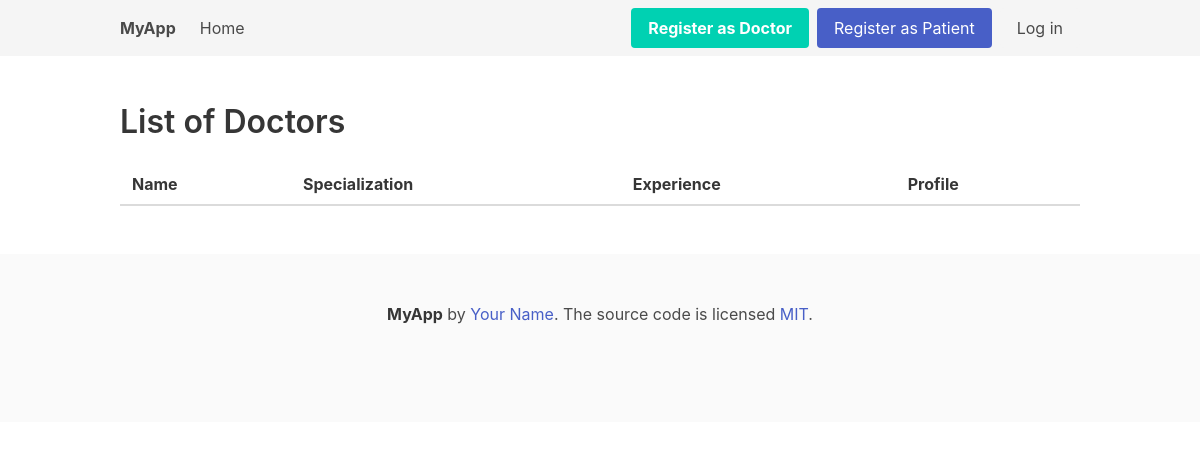
Before: / with the older database file.
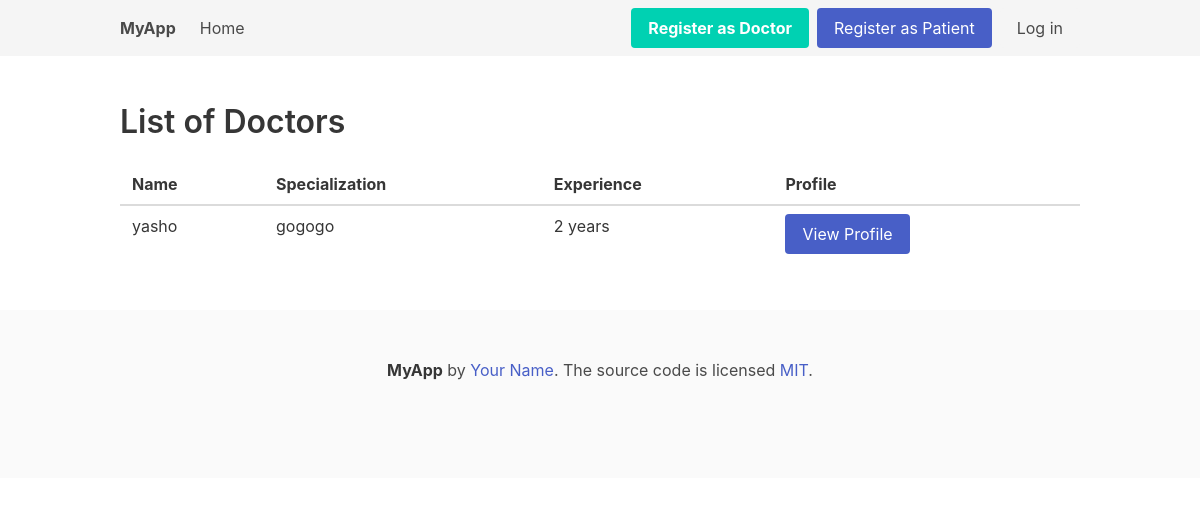
After: the same page with the newer database file.
### myapp/models.py (models this page shows)
class Doctor(models.Model):
    user = models.OneToOneField(User, on_delete=models.CASCADE)
    specialization = models.CharField(max_length=100)
    experience = models.IntegerField()

class User(AbstractUser):
    USER_TYPE_CHOICES = (
        ('doctor', 'Doctor'),
        ('patient', 'Patient'),
    )
    user_type = models.CharField(max_length=10, choices=USER_TYPE_CHOICES)

### myapp/views.py (the view)
# urls.py: path('', views.doctor_list, name='doctor_list'),
def doctor_list(request):
    doctors = Doctor.objects.all()
    return render(request, 'myapp/doctor_list.html', {'doctors': doctors})

### myapp/templates/myapp/doctor_list.html (shortened to what this page needs)
{% extends "myapp/base.html" %}
{% block content %}
<div class="container">
    <h2 class="title">List of Doctors</h2>
    <table class="table is-fullwidth is-striped">
        <thead>
            <tr>
                <th>Name</th>
                <th>Specialization</th>
                <th>Experience</th>
                <th>Profile</th>
            </tr>
        </thead>
        <tbody>
            {% for doctor in doctors %}
            <tr>
                <td>{{ doctor.user.username }}</td>
                <td>{{ doctor.specialization }}</td>
                <td>{{ doctor.experience }} years</td>
                <td><a class="button is-link" href="{% url 'doctor_detail' doctor.user.id %}">View Profile</a></td>
            </tr>
            {% endfor %}
        </tbody>
    </table>
</div>
{% endblock %}

### myapp/templates/myapp/base.html (shortened to what this page needs)
<!DOCTYPE html>
<html lang="en">
<head>
    <link rel="stylesheet" href="https://cdn.jsdelivr.net/npm/bulma@0.9.3/css/bulma.min.css">
</head>
<body>
    <nav class="navbar is-light">
        <div class="container">
            <div class="navbar-brand">
                <a class="navbar-item" href="{% url 'doctor_list' %}">
                    <strong>MyApp</strong>
                </a>
            </div>
            <div id="navbarMenu" class="navbar-menu">
                <div class="navbar-start">
                    <a class="navbar-item" href="{% url 'doctor_list' %}">Home</a>
                </div>
                <div class="navbar-end">
                    {% if user.is_authenticated %}
                        <div class="navbar-item">
                            <div class="buttons">
                                <a class="button is-light" href="{% url 'logout' %}">Log out</a>
                            </div>
                        </div>
                    {% else %}
                        <div class="navbar-item">
                            <div class="buttons">
                                <a class="button is-primary" href="{% url 'register_doctor' %}"><strong>Register as Doctor</strong></a>
                                <a class="button is-link" href="{% url 'register_patient' %}">Register as Patient</a>
                                <a class="button is-light" href="{% url 'login' %}">Log in</a>
                            </div>
                        </div>
                    {% endif %}
                </div>
            </div>
        </div>
    </nav>
    <section class="section">
        <div class="container">
            {% block content %}
            {% endblock %}
        </div>
    </section>
    <footer class="footer">
        <div class="content has-text-centered">
            <p>
                <strong>MyApp</strong> by <a href="https://yourwebsite.com">Your Name</a>. The source code is licensed
                <a href="http://opensource.org/licenses/mit-license.php">MIT</a>.
            </p>
        </div>
    </footer>
</body>
</html>

Changed rows visible on the page:
added Doctor: user.username "yasho", specialization "gogogo", experience "2"
